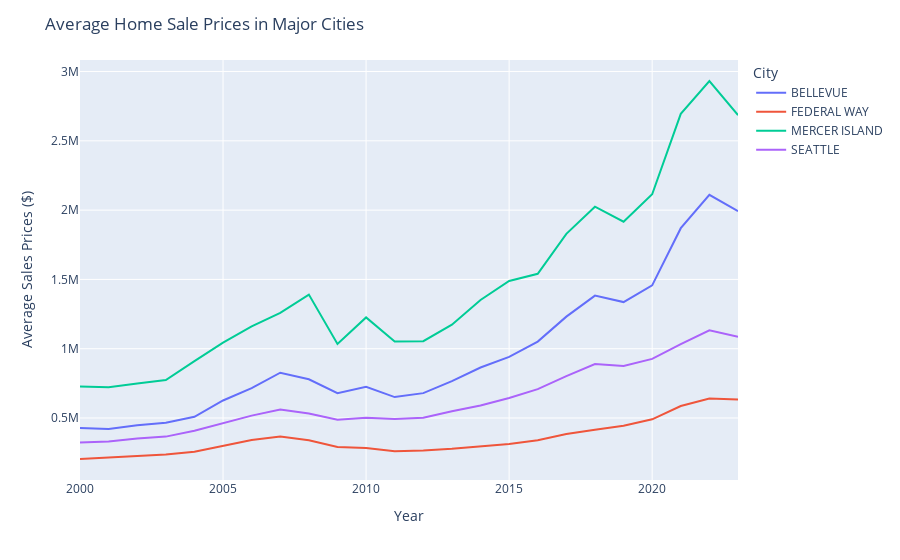

Write notebook code for a chart like this one.
### Code cell
# Plot of the Average Housing Prices

fig = px.line(ahp, x='year', y='avg_sale_price', color = 'city')
fig.update_layout(
    title = 'Average Home Sale Prices in Major Cities',
    xaxis_title = 'Year',
    yaxis_title = 'Average Sales Prices ($)',
    hovermode = "x unified",
    legend_title_text = 'City'
)
fig.show()

### Figure 1 — Plotly figure (JSON) as saved in the notebook; plotly's stock layout.template omitted (floating-point values rounded to 4 significant figures)
{"data": [{"hovertemplate": "city=BELLEVUE<br>year=%{x}<br>avg_sale_price=%{y}<extra></extra>", "legendgroup": "BELLEVUE", "line": {"color": "#636efa", "dash": "solid"}, "marker": {"symbol": "circle"}, "mode": "lines", "name": "BELLEVUE", "orientation": "v", "showlegend": true, "type": "scatter", "x": [2000, 2001, 2002, 2003, 2004, 2005, 2006, 2007, 2008, 2009, 2010, 2011, 2012, 2013, 2014, 2015, 2016, 2017, 2018, 2019, 2020, 2021, 2022, 2023], "xaxis": "x", "y": [427700.0, 420800.0, 447500.0, 465900.0, 508800.0, 626500.0, 716200.0, 826800.0, 779500.0, 679200.0, 725200.0, 651000.0, 679600.0, 766000.0, 864600.0, 940700.0, 1051000.0, 1231000.0, 1383000.0, 1337000.0, 1457000.0, 1870000.0, 2111000.0, 1993000.0], "yaxis": "y"}, {"hovertemplate": "city=FEDERAL WAY<br>year=%{x}<br>avg_sale_price=%{y}<extra></extra>", "legendgroup": "FEDERAL WAY", "line": {"color": "#EF553B", "dash": "solid"}, "marker": {"symbol": "circle"}, "mode": "lines", "name": "FEDERAL WAY", "orientation": "v", "showlegend": true, "type": "scatter", "x": [2000, 2001, 2002, 2003, 2004, 2005, 2006, 2007, 2008, 2009, 2010, 2011, 2012, 2013, 2014, 2015, 2016, 2017, 2018, 2019, 2020, 2021, 2022, 2023], "xaxis": "x", "y": [204200.0, 213600.0, 226000.0, 236700.0, 257100.0, 300200.0, 340800.0, 366463, 339000.0, 290300.0, 283500.0, 259900.0, 266300.0, 278400.0, 293100.0, 313100.0, 340100.0, 384600.0, 414600.0, 443800.0, 490700.0, 586300.0, 640300.0, 632800.0], "yaxis": "y"}, {"hovertemplate": "city=MERCER ISLAND<br>year=%{x}<br>avg_sale_price=%{y}<extra></extra>", "legendgroup": "MERCER ISLAND", "line": {"color": "#00cc96", "dash": "solid"}, "marker": {"symbol": "circle"}, "mode": "lines", "name": "MERCER ISLAND", "orientation": "v", "showlegend": true, "type": "scatter", "x": [2000, 2001, 2002, 2003, 2004, 2005, 2006, 2007, 2008, 2009, 2010, 2011, 2012, 2013, 2014, 2015, 2016, 2017, 2018, 2019, 2020, 2021, 2022, 2023], "xaxis": "x", "y": [727500.0, 722700.0, 748800.0, 774400.0, 910400.0, 1044000.0, 1161000.0, 1258000.0, 1391000.0, 1034000.0, 1226000.0, 1052000.0, 1054000.0, 1173000.0, 1352000.0, 1488000.0, 1541000.0, 1829000.0, 2025000.0, 1916000.0, 2115000.0, 2695000.0, 2932000.0, 2685000.0], "yaxis": "y"}, {"hovertemplate": "city=SEATTLE<br>year=%{x}<br>avg_sale_price=%{y}<extra></extra>", "legendgroup": "SEATTLE", "line": {"color": "#ab63fa", "dash": "solid"}, "marker": {"symbol": "circle"}, "mode": "lines", "name": "SEATTLE", "orientation": "v", "showlegend": true, "type": "scatter", "x": [2000, 2001, 2002, 2003, 2004, 2005, 2006, 2007, 2008, 2009, 2010, 2011, 2012, 2013, 2014, 2015, 2016, 2017, 2018, 2019, 2020, 2021, 2022, 2023], "xaxis": "x", "y": [324000.0, 331000.0, 351400.0, 365700.0, 407700.0, 465200.0, 517300.0, 561400.0, 533300.0, 488100.0, 502800.0, 492100.0, 502300.0, 548800.0, 589700.0, 645000.0, 708200.0, 802100.0, 889600.0, 875100.0, 926800.0, 1033000.0, 1133000.0, 1086000.0], "yaxis": "y"}], "layout": {"hovermode": "x unified", "legend": {"title": {"text": "City"}, "tracegroupgap": 0}, "margin": {"t": 60}, "title": {"text": "Average Home Sale Prices in Major Cities"}, "xaxis": {"anchor": "y", "domain": [0, 1], "title": {"text": "Year"}}, "yaxis": {"anchor": "x", "domain": [0, 1], "title": {"text": "Average Sales Prices ($)"}}}}
